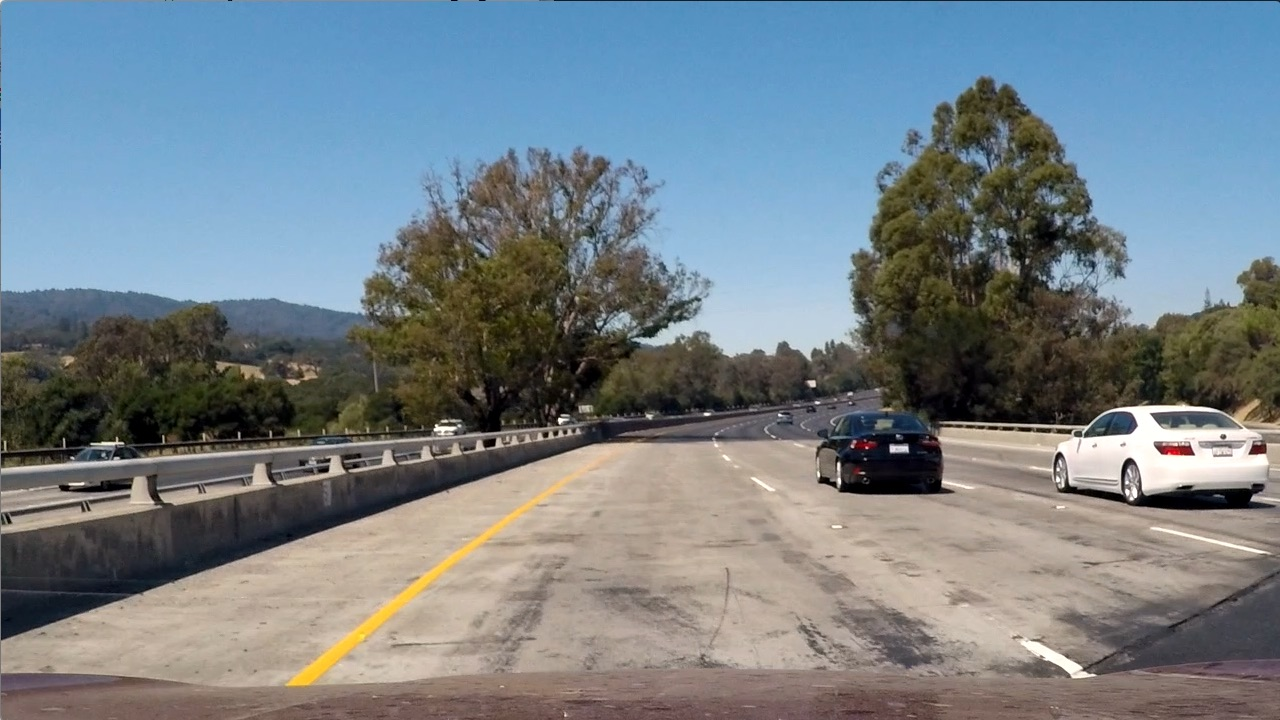
#> input picture test_images/test1.jpg, 1280 x 720 px
$ jupyter execute --allow-errors Object_Detection.ipynb   (older library calls are emulated)
#> lines starting #> are read from the running program, lines starting #| are printed output that depends on the picture
[cell 1]
# Import the required libraies

import cv2
import numpy as np
import matplotlib.pyplot as plt
import os
from skimage.feature import hog
from sklearn.preprocessing import StandardScaler
from sklearn.model_selection import train_test_split
from sklearn.svm import LinearSVC
import time
from sklearn.model_selection import GridSearchCV
from scipy.ndimage import label
import moviepy.editor as mp

#> (a cell that did not finish here is left out)

#> (a cell that did not finish here is left out)

#> (a cell that did not finish here is left out)

[cell 5]
# Plot examples of the vehicle and non-vehicle data set

fig, axs = plt.subplots(2,2, figsize = (8,8))


#> (the rest of this cell did not finish here and is left out)

[cell 6]
# Color histogram function

# [9 lines left out: function color_hist, not called in this run]

[cell 7]
# Plot examples of the vehicle and non-vehicle data set

fig, axs = plt.subplots(2,2, figsize = (8,8))


#> (the rest of this cell did not finish here and is left out)

[cell 8]
# [5 lines left out: function bin_spatial, not called in this run]

[cell 9]
# Plot examples of the vehicle and non-vehicle data set

fig, axs = plt.subplots(2,2, figsize = (8,8))


#> (the rest of this cell did not finish here and is left out)

[cell 10]
# Histogram of Oriented Gradient (HOG) Features

# [14 lines left out: function get_hog_features, not called in this run]

[cell 11]
# HOG image for vehicle and non-vehicle image

fig, axs = plt.subplots(2,3, figsize = (12,8))


#> (the rest of this cell did not finish here and is left out)

[cell 12]
# Combines all the different features into a single feature vector

# [33 lines left out: function feature_extraction, not called in this run]

[cell 13]
# Get the feature vectors for all the vehicle and non-vehicle images

# [15 lines left out: function get_data_feature, not called in this run]

[cell 14]
# Generate labels for the data set

# [8 lines left out: function Generate_label, not called in this run]

#> (a cell that did not finish here is left out)

#> (a cell that did not finish here is left out)

#> (a cell that did not finish here is left out)

[cell 18]
# Train a Support Vector Machine (SVM)
svc = LinearSVC()

t0 = time.time()
#> (the rest of this cell did not finish here and is left out)

#> (a cell that did not finish here is left out)

[cell 20]
# Sliding window function
def slide_window(img, x_start_stop = [None,None], y_start_stop = [None,None], xy_window = (64,64),
                xy_overlap = (0.5,0.5)):

    if x_start_stop[0] == None:
        x_start_stop[0] = 0
    if x_start_stop[1] == None:
        x_start_stop[1] = img.shape[1]
    if y_start_stop[0] == None:
        y_start_stop[0] = 0
    if y_start_stop[1] == None:
        y_start_stop[1] = img.shape[0]


    xspan = x_start_stop[1] - x_start_stop[0]
    yspan = y_start_stop[1] - y_start_stop[0]


    # Compute the step size for the window
    stride_x = np.int(xy_window[0]*(1 - xy_overlap[0]))
    stride_y = np.int(xy_window[1]*(1 - xy_overlap[1]))

    # Compute the number of steps
    bufferx = np.int(xy_window[0]*(xy_overlap[0]))
    buffery = np.int(xy_window[1]*(xy_overlap[1]))

    nx = np.int((xspan - bufferx)/stride_x)
    ny = np.int((yspan - buffery)/stride_y)

    # Initialize the window size:
    window_list = []

    for ys in range(ny):
        for xs in range(nx):
            startx = xs*stride_x + x_start_stop[0]
            endx = startx + xy_window[0]

            starty = ys*stride_y + y_start_stop[0]
            endy = starty + xy_window[1]

            window_list.append(((startx,starty),(endx,endy)))

    return window_list

[cell 21]
def draw_boxes(img, bboxes, color=(0, 0, 255), thick=6):
    # Make a copy of the image
    imcopy = np.copy(img)
    # Iterate through the bounding boxes
    for bbox in bboxes:
        # Draw a rectangle given bbox coordinates
        cv2.rectangle(imcopy, bbox[0], bbox[1], color, thick)
    # Return the image copy with boxes drawn
    return imcopy

[cell 22]
def generate_windows(img, window_sizes, region_bounds,overlaps):
    final_windows = []
    for i in range(len(window_sizes)):
        windows = slide_window(img,
                    x_start_stop = [None, None],
                    y_start_stop = region_bounds[i],
                    xy_window = (np.int(window_sizes[i][0]*64),np.int(window_sizes[i][1]*64)),
                    xy_overlap = overlaps[i])

        final_windows = final_windows + windows

    return final_windows

[cell 23]
test_image = cv2.imread("test_images/test1.jpg")
#> test_image is the input picture: shape (720, 1280, 3); mean B, G, R 135.5, 128.7, 117.5
test_image = cv2.cvtColor(test_image, cv2.COLOR_BGR2RGB)

fig, axs = plt.subplots(2,3, figsize = (12,6))
axs = axs.ravel()


window_sizes = [(1,1),(1,1),(1.5,1.5),(1.5,1.5),(2,2),(2,2)]
region_bounds = [[400,464],[416,480],[400,496],[432,528],[400,528],[432,560]]
overlaps = [(0.5,0.75),(0.5,0.75),(0.5,0.75),(0.5,0.75),(0.5,0.75),(0.5,0.75)]
all_windows = generate_windows(test_image,window_sizes, region_bounds, overlaps)
#> all_windows = 166 items
print(len(all_windows))
#| 166

for i in range(6):

    all_windows = generate_windows(test_image,window_sizes[i:i+1], region_bounds[i:i+1], overlaps[i:i+1])
    box = draw_boxes(test_image, all_windows)
    plt.figure()
    axs[i].imshow(box)
    axs[i].set_title("Scale: " + str(window_sizes[i][0]))
#> this loop made 6 passes
#> pass 1, `box = draw_boxes(test_image, all_windows)`:
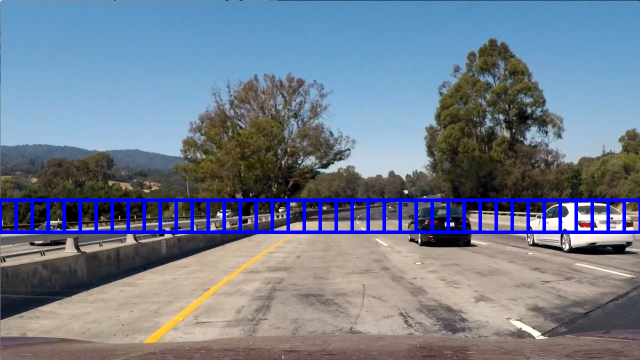
#> box: shape (720, 1280, 3) (shown at 1/2 size); mean R, G, B 114, 125.3, 141.8
#> pass 2, `box = draw_boxes(test_image, all_windows)`:
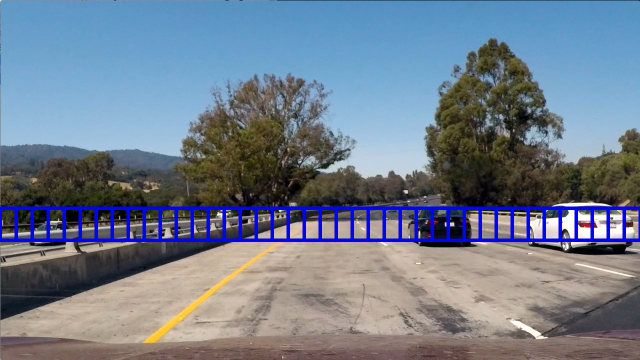
#> box: shape (720, 1280, 3) (shown at 1/2 size); mean R, G, B 113.6, 124.9, 141.4
#> pass 3, `box = draw_boxes(test_image, all_windows)`:
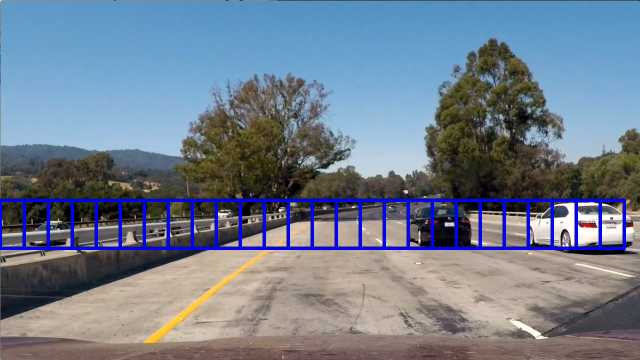
#> box: shape (720, 1280, 3) (shown at 1/2 size); mean R, G, B 113.8, 125.1, 141.7

fig.savefig("output_images/sliding_window.jpg", bbox_inches = "tight")
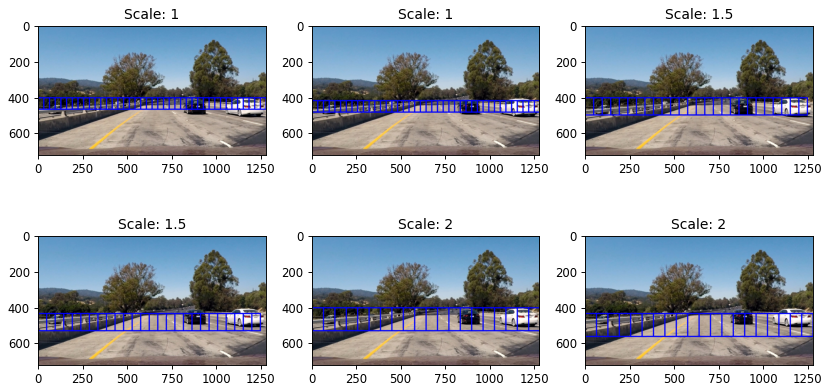
#> figure drawn by matplotlib, 6 panels

[cell 24]
# [26 lines left out: function filter_windows, not called in this run]

[cell 25]
# [6 lines left out: function add_heat, not called in this run]

[cell 26]
# [4 lines left out: function apply_threshold, not called in this run]

[cell 27]
# [14 lines left out: function draw_labeled_bboxes, not called in this run]

[cell 28]
# [19 lines left out: function car_detection, not called in this run]

[cell 29]
test_image = cv2.imread("test_images/test1.jpg")
test_image = cv2.cvtColor(test_image, cv2.COLOR_BGR2RGB)

fig, axs = plt.subplots(2,2, figsize =(15,10))
axs = axs.ravel()

window_sizes = [(1,1),(1,1),(1.5,1.5),(1.5,1.5),(2,2),(2,2)]
region_bounds = [[400,464],[416,480],[400,496],[432,528],[400,528],[432,560]]
overlaps = [(0.5,0.75),(0.5,0.75),(0.5,0.75),(0.5,0.75),(0.5,0.75),(0.5,0.75)]

all_windows = generate_windows(test_image,window_sizes, region_bounds, overlaps)
#> all_windows = 166 items

#> (the rest of this cell did not finish here and is left out)

$ run again, with test_images/test4.jpg copied over test_images/test1.jpg
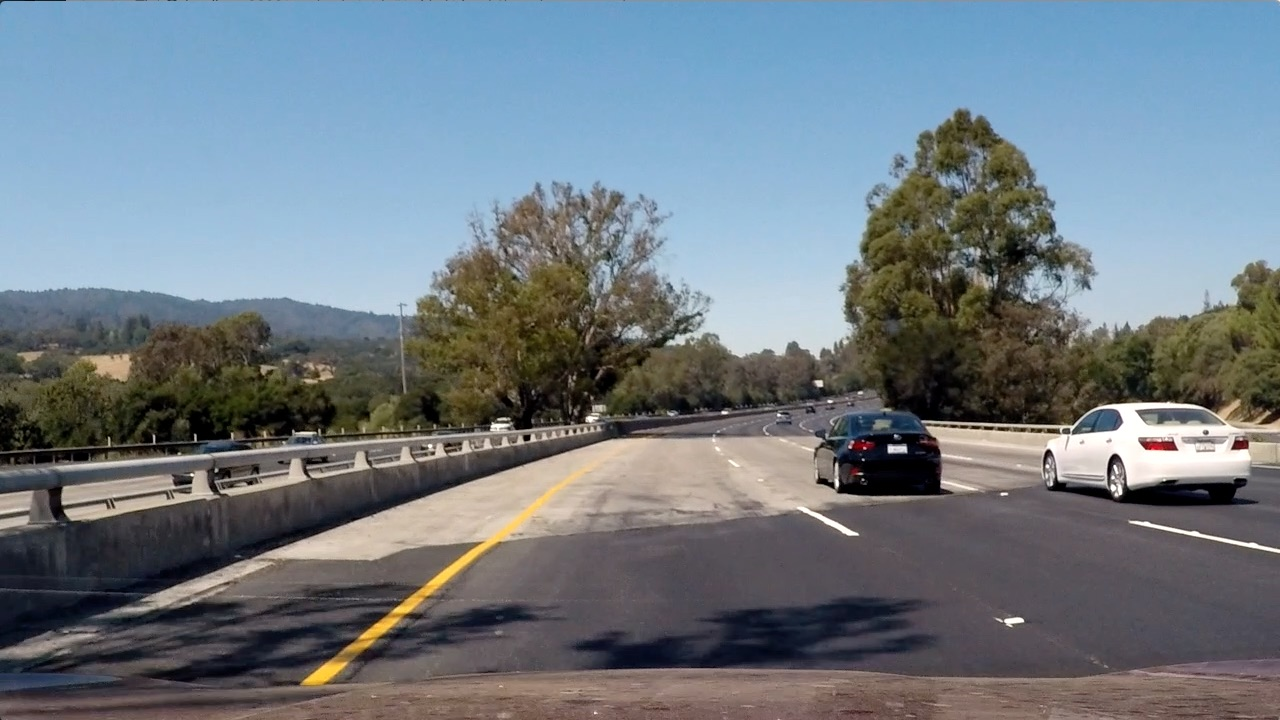
#> input picture test_images/test4.jpg, 1280 x 720 px
#> test_image is the input picture: shape (720, 1280, 3); mean B, G, R 130.9, 122.7, 112.2
#> `all_windows = generate_windows(test_image,window_sizes, region_bounds,..`: all_windows = 166 items
#| 166
#> the loop `for i in range(6): ` made 6 passes
#> pass 1, `box = draw_boxes(test_image, all_windows)`:
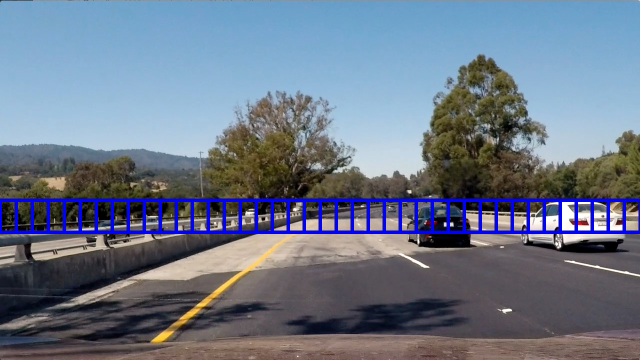
#> box: shape (720, 1280, 3) (shown at 1/2 size); mean R, G, B 108.4, 119.2, 137.2
#> pass 3, `box = draw_boxes(test_image, all_windows)`:
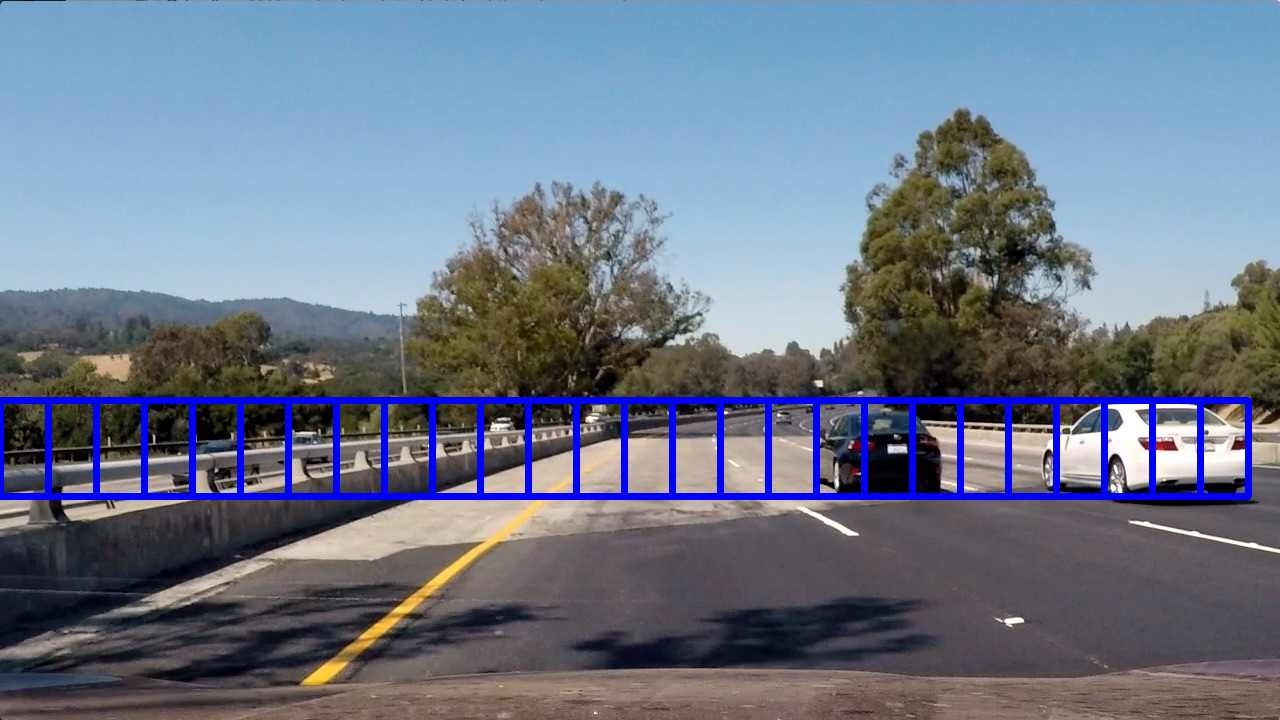
#> box: shape (720, 1280, 3); mean R, G, B 108.4, 119.2, 137.2

$ run again, with test_images/test5.jpg copied over test_images/test1.jpg
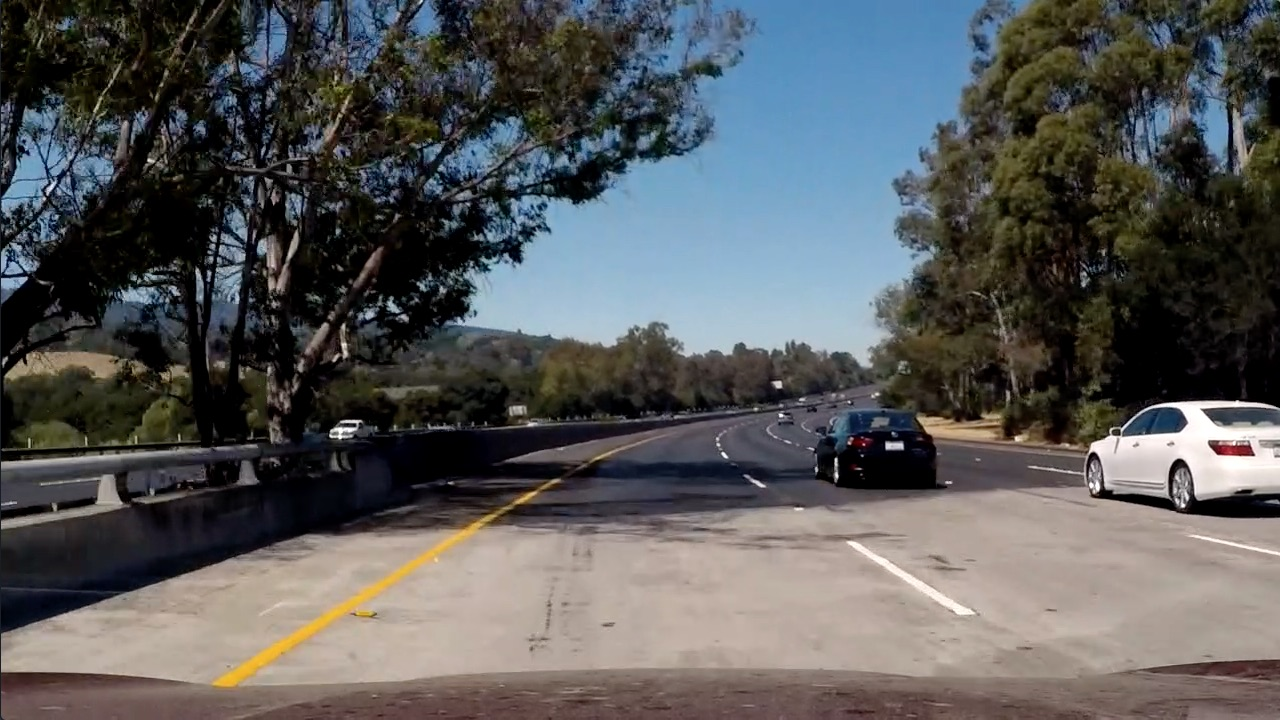
#> input picture test_images/test5.jpg, 1280 x 720 px
#> test_image is the input picture: shape (720, 1280, 3); mean B, G, R 89.8, 89.3, 88.5
#> `all_windows = generate_windows(test_image,window_sizes, region_bounds,..`: all_windows = 166 items
#| 166
#> the loop `for i in range(6): ` made 6 passes
#> pass 1, `box = draw_boxes(test_image, all_windows)`:
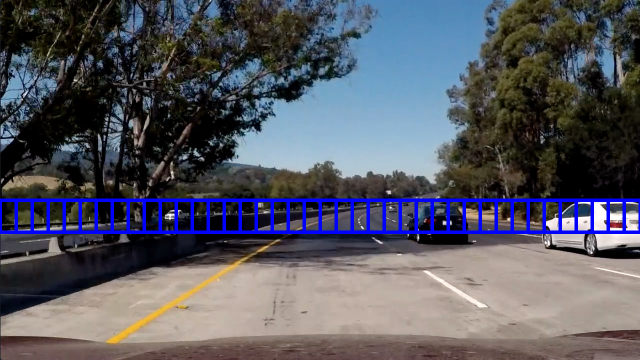
#> box: shape (720, 1280, 3) (shown at 1/2 size); mean R, G, B 86.2, 87.2, 97.1
#> pass 3, `box = draw_boxes(test_image, all_windows)`:
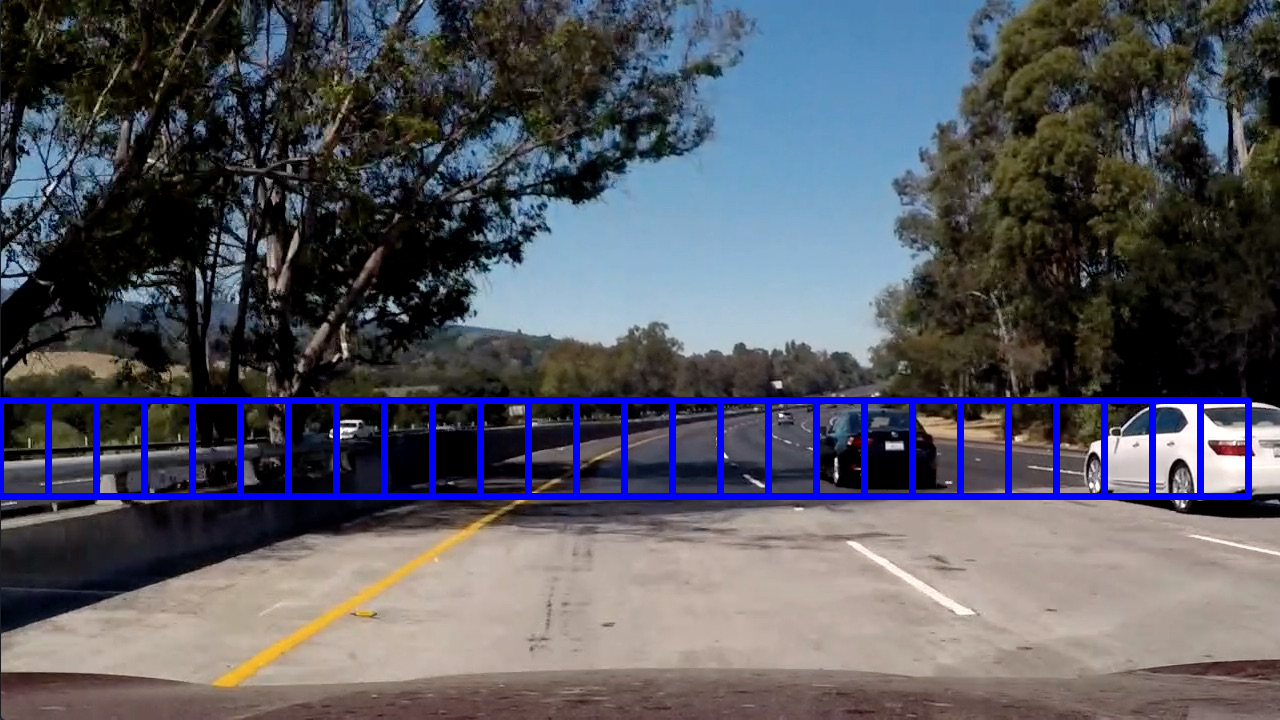
#> box: shape (720, 1280, 3); mean R, G, B 86.2, 87.2, 97.1
